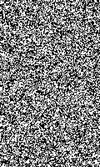
%> input picture Assignment 12/left-1.tiff, 100 x 167 px, shrunk from 240 x 400 before the run
$ octave --eval "hw12;"   (GNU Octave 9; MATLAB toolbox functions it lacks are replaced by stand-ins)
%> lines starting %> are read from the running program, lines starting %| are printed output that depends on the picture
function [] = hw12()

close all;
format long g;
num_questions = 0;
questionSet = {'1', '2'};
flagSet = [1, 0];
questionFlag = containers.Map(questionSet,flagSet);

%% Function to calculate disparity
function[disparity_map] = calculate_disparity(left_image, right_image)

    [row1, column1] = size(left_image);

    disparity_map = zeros(row1, column1);
    highest_dot = 0;
    disparity_offset = 0;
    for i = 1:row1
        for j = 26:(column1-25)
           left_array = left_image(i,j-10:j+10);
           for m = j-15:j+15
               right_array = right_image(i,m-10:m+10);
               result = left_array*right_array';
               if result > highest_dot %|| (result == highest_dot && j-m < disparity_offset)
                   highest_dot = result;
                   disparity_offset = j-m;
               end
           end
           disparity_map(i,j) = abs(disparity_offset);
           highest_dot = 0;
        end
    end

end


if questionFlag('1')

    %% Read in image files
    left1 = imread('left-1.tiff');
%> left1 is the input picture: size 167x100 uint8; min 0, max 255, mean 127.5
    left1 = double(left1)/255.0;
%> left1: size 167x100 double

    right1 = imread('right-1.tiff');
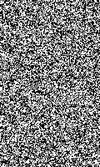
%> input picture Assignment 12/right-1.tiff, 100 x 167 px, shrunk from 240 x 400 before the run
%> right1 is the input picture: size 167x100 uint8; min 0, max 255, mean 127.3
    right1 = double(right1)/255.0;
%> right1: size 167x100 double

    left2 = imread('left-2.tiff');
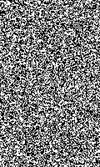
%> input picture Assignment 12/left-2.tiff, 100 x 167 px, shrunk from 240 x 400 before the run
%> left2 is the input picture: size 167x100 uint8; min 0, max 255, mean 125.9
    left2 = double(left2)/255.0;
%> left2: size 167x100 double

    right2 = imread('right-2.tiff');
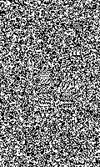
%> input picture Assignment 12/right-2.tiff, 100 x 167 px, shrunk from 240 x 400 before the run
%> right2 is the input picture: size 167x100 uint8; min 0, max 255, mean 126.3
    right2 = double(right2)/255.0;
%> right2: size 167x100 double

    %% Computer Disparity between the files
    disparity1 = calculate_disparity(left1, right1);
%> after the loop in calculate_disparity, `for i = 1:row1`:
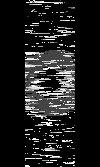
%> disparity_map: size 167x100 double; min 0, max 15, mean 1.72; drawn with min black and max white
%> after the loop in calculate_disparity, `for i = 1:row1`: disparity_offset = 0
    disparity2 = calculate_disparity(left2, right2);
%> after the loop in calculate_disparity (call 2), `for i = 1:row1`:
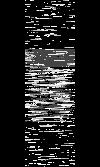
%> disparity_map: size 167x100 double; min 0, max 15, mean 1.93; drawn with min black and max white

    %% Calculations for the first image
    max_disparity1 = max(max(disparity1));
%> max_disparity1 = 15

    disparity_singular1 = reshape(disparity1, [size(disparity1,1)*size(disparity1,2),1]);
    disparity_singular1_sorted = sort(disparity_singular1, 'descend');
    disparity_top10_1 = disparity_singular1_sorted(round(1:0.1*size(disparity_singular1,1)),1);
%> disparity_top10_1 = 1670 values, max 15 at index 1, min 8 at index 1629, mean 12.53
    disparity_average_1 = sum(disparity_top10_1)/size(disparity_top10_1,1)
%> disparity_average_1 = 12.53

    %% Calculations for the second image
    max_disparity2 = max(max(disparity2));
%> max_disparity2 = 15

    disparity_singular2 = reshape(disparity2, [size(disparity2,1)*size(disparity2,2),1]);
    disparity_singular2_sorted = sort(disparity_singular2, 'descend');
    disparity_top10_2 = disparity_singular2_sorted(round(1:0.1*size(disparity_singular2,1)),1);
%> disparity_top10_2 = 1670 values, max 15 at index 1, min 10 at index 1632, mean 13.21
    disparity_average_2 = sum(disparity_top10_2)/size(disparity_top10_2,1)
%> disparity_average_2 = 13.21

    %% Calculate distance from eye
    f = 2;
    d = 10;
    D1 = 0.025*disparity_average_1;
%> D1 = 0.313
    D2 = 0.025*disparity_average_2;
%> D2 = 0.33

    z1 = (f*d)/D1
%> z1 = 63.87
    z2 = (f*d)/D2
%> z2 = 60.57


    %% Print out the images

    disparity1 = disparity1./max_disparity1;
	disparity2 = disparity2./max_disparity2;
    figure;
    imshow(disparity1);
    figure;
    imshow(disparity2);

    %%
    num_questions = num_questions + 1;
end

if questionFlag('2')
    im1 = imread('FM-inside-1.jpg');
    pts1 = importdata('FM-inside-1-matches.txt');
    im2 = imread('FM-inside-2.jpg');
    pts2 = importdata('FM-inside-2-matches.txt');
    print_matching_points(im1, im2, pts1, pts2);

    picked_pts = randperm(size(pts1, 1), 12);
    picked_pts1 = pts1(picked_pts, :);
    picked_pts2 = pts2(picked_pts, :);

    fundamental_matrix = calc_fundamental_matrix(picked_pts1, picked_pts2)


    % Need homogeneous points for calculating the error
    picked_pts1 = [picked_pts1 ones(size(picked_pts1, 1), 1)];
    picked_pts2 = [picked_pts2 ones(size(picked_pts2, 1), 1)];
    picked_errors = sum(picked_pts2 .* (fundamental_matrix * picked_pts1')', 2)
    picked_rmse = calc_rmse(picked_errors, zeros(size(picked_errors)))

    unpicked_pts1 = [];
    unpicked_pts2 = [];
    for i = 1:size(pts1, 1)
        if isempty(find(picked_pts == i))
            unpicked_pts1 = [unpicked_pts1; pts1(i, :) 1];
            unpicked_pts2 = [unpicked_pts2; pts2(i, :) 1];
        end
    end
    unpicked_errors = sum(unpicked_pts2 .* (fundamental_matrix * unpicked_pts1')', 2)
    unpicked_rmse = calc_rmse(unpicked_errors, zeros(size(unpicked_errors)))

    fundamental_matrix = calc_fundamental_matrix(pts1, pts2)

    %line_eqns = [pts2 ones(size(pts2, 1), 1)] * fundamental_matrix;
    line_eqns = (fundamental_matrix * [pts1 ones(size(pts1, 1), 1)]')'
    for i = 1:size(line_eqns, 1)
        line_eqn = line_eqns(i, :);
        im2 = draw_line(im2, line_eqn', 0, 0, 255, 0);
    end
    print_matching_points(im1, im2, pts1, pts2);
end

end

% [38 lines left out: functions print_matching_points, calc_hlse_sln, not called in this run]

function [rmse] = calc_rmse(first_points, second_points)
    rmse = sqrt(mean((first_points - second_points) .^ 2, 'all'));
end

% [18 lines left out: functions calc_fundamental_matrix_U, calc_fundamental_matrix, not called in this run]
